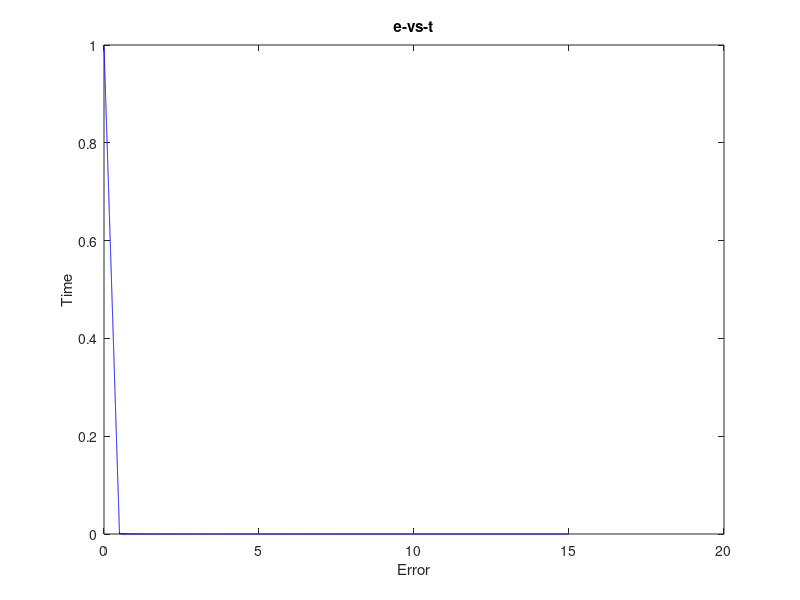
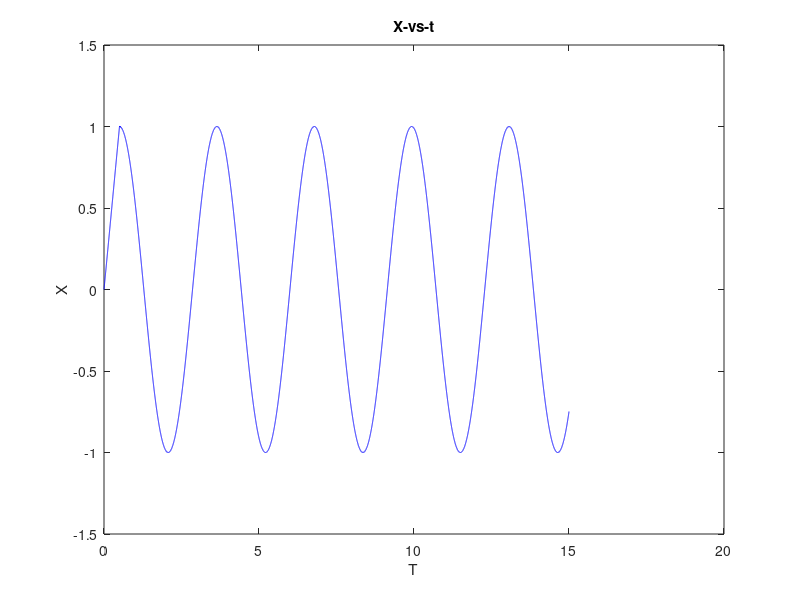
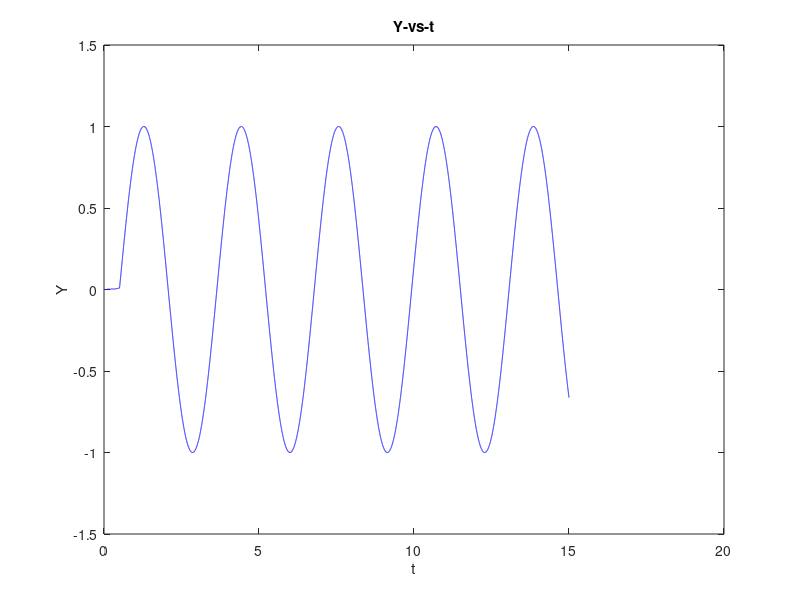
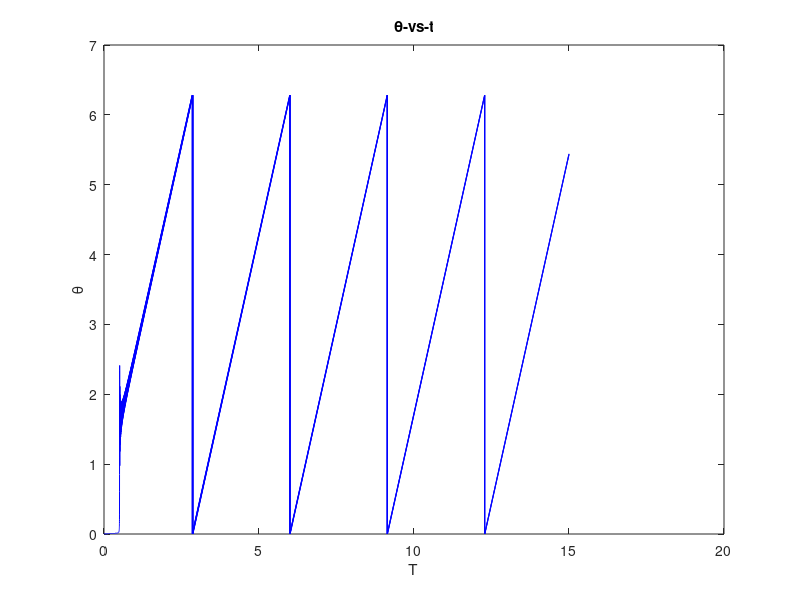

Write MATLAB code to recreate these figures, in order.
% Pure Pursuit Controller for Unicycle Robot
% References:- https://arxiv.org/html/2409.09848v1#:~:text=The%20pure%20pursuit%20method%20stands,and%20the%20vehicle's%20reference%20point.
% References:- https://in.mathworks.com/matlabcentral/answers/1696610-pure-pursuit-controller-should-follow-y-x-5
close all;
clear;
clc;
% Initial Pose
x=0;             
y=0;            
theta=0;     
dt=0.0005;       
T=15;            
v=2;
% Parameters
ld=0.008;
radius=1;      
dur=0:dt:T;
s=size(dur);
xpath=zeros(s);
ypath=zeros(s);
thetapath=zeros(s);
% Radial Distance
errorpath=zeros(s);

for i=1:length(dur)
    xpath(i)=x;
    ypath(i)=y;
    thetapath(i)=rem(theta,2*pi);
    errorpath(i)=abs(sqrt(x^2+y^2)-radius);
    current_angle=atan2(y,x);
    ld_angle=current_angle+v*dt/radius;
    x_ahead=radius*cos(ld_angle);
    y_ahead=radius*sin(ld_angle);
    dx=x_ahead-x;
    dy=y_ahead-y;
    x=x+v*cos(theta)*dt;
    y=y+v*sin(theta)*dt;
    alpha=atan2(dy,dx)-theta;
    % The first formula is for a unicycle with wheel radius=1, while the
    % second is for a point object, that i found on the internet
    % phi=atan(2*(1/ld)*sin(alpha));
    % using this formula for phi since it gives a good result
    phi=2*v/ld*sin(alpha)*dt;
    theta=theta+phi; 
end

figure;
plot(dur,errorpath,"b-");
title("e-vs-t");
xlabel("Error");
ylabel("Time");

figure;
plot(dur,xpath,"b-");
title("X-vs-t");
xlabel("T");
ylabel("X");

figure;
plot(dur,ypath,"b-");
title("Y-vs-t");
xlabel("t");
ylabel("Y");

figure;
plot(dur,thetapath,"b-");
title("θ-vs-t");
xlabel("T");
ylabel("θ");

figure;
plot(xpath,ypath,"b-","LineWidth",2);
hold on;
axis equal;
grid on;
plot(1,0,"ro");
plot(0,1,"ro");
plot(-1,0,"ro");
plot(0,-1,"ro");
title("Y-vs-X");
xlabel("X");
ylabel("Y");
